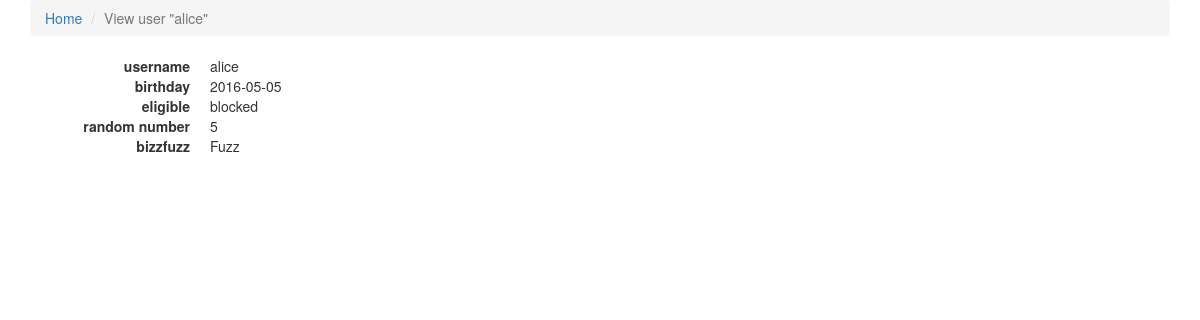
Screenshot of /view/1/ with the database file from the repository.
### accounts/models.py (models this page shows)
class UserProfile(AbstractBaseUser, PermissionsMixin):
    username = models.CharField(max_length=40, unique=True, db_index=True)
    birthday = models.DateField()
    random_number = models.IntegerField(validators=[MinValueValidator(1), MaxValueValidator(100)])
    objects = UserProfileManager()
    USERNAME_FIELD = 'username'
    REQUIRED_FIELDS = ['birthday']
    class Meta:
        swappable = 'AUTH_USER_MODEL'

### accounts/views.py (the view)
# urls.py: url(r'^view/(\d+)/$', views.details, name='details'),
def details(request, pk):
    user = UserProfile.objects.get(pk=pk)
    return render(request, 'accounts/details.html', {
        'user': user
    })

### accounts/templatetags/bizzfuzz.py (called while the page is built)
@register.tag
def bizzfuzz(parser, token):
    try:
        tag_name, random_number = token.split_contents()
    except ValueError: # pragma: no cover
        raise template.TemplateSyntaxError("%r tag requires a single argument" % token.contents.split()[0])
    return BizzFuzzNode(random_number)

    def render(self, context):
        random_number = self.random_number.resolve(context)
        out = ''
        if random_number % 3 == 0:
            out += 'Bizz'
        if random_number % 5 == 0:
            out += 'Fuzz'
        if out == '':
            out = random_number
        return out

### accounts/templatetags/eligible.py (called while the page is built)
@register.tag
def eligible(parser, token):
    try:
        tag_name, birthday = token.split_contents()
    except ValueError: # pragma: no cover
        raise template.TemplateSyntaxError("%r tag requires a single argument" % token.contents.split()[0])
    return EligibleNode(birthday)

    def render(self, context):
        birthday = self.birthday.resolve(context)
        td = relativedelta(date.today(), birthday)
        return td.years > 13 and 'allowed' or 'blocked'

### templates/accounts/details.html
{% extends 'base.html' %}
{% load eligible %}
{% load bizzfuzz %}
{% block breadcrumb %}
    <li class="active">View user "{{ user.username }}"</li>
{% endblock %}
{% block content %}
    <dl class="dl-horizontal">
        <dt>username</dt>
        <dd class="username">{{ user.username }}</dd>
        <dt>birthday</dt>
        <dd class="birthday">{{ user.birthday|date:"Y-m-d" }}</dd>
        <dt>eligible</dt>
        <dd class="eligible">{% eligible user.birthday %}</dd>
        <dt>random number</dt>
        <dd class="random_number">{{ user.random_number }}</dd>
        <dt>bizzfuzz</dt>
        <dd class="bizzfuzz">{% bizzfuzz user.random_number %}</dd>
    </dl>
{% endblock %}

### rows the page displays
UserProfile: username "alice", birthday "2016-05-05", birthday "blocked", random_number "5", random_number "Fuzz"
